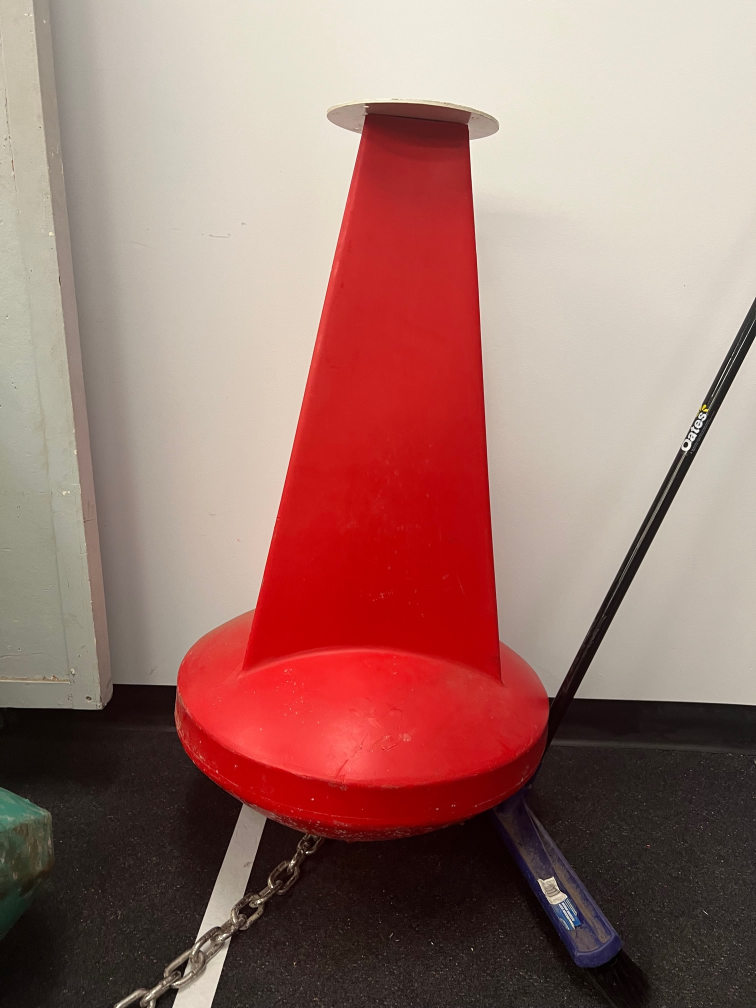
#> input picture DistanceEstimation/Pictures/red_buoy.jpg, 1512 x 2016 px (shown at 1/2 size)
$ python colouredBuoysDistanceEstimation.py
#> lines starting #> are read from the running program, lines starting #| are printed output that depends on the picture; after the words box and inside, x2 and y2 are one past the last pixel; in counts of white or black regions, pixels touching at a corner belong together; long printed decimals are rounded
import cv2
import numpy as np

cap = cv2.VideoCapture(0)


red_lower_range = np.array([136, 87, 111], np.uint8)
red_upper_range = np.array([180, 255, 255], np.uint8)

# Known distance of buoy from the camera
buoy_known_distance = 30.0
# Known width of physical buoy
buoy_known_width = 11.0

def focal_length_formula(object_known_distance, object_physical_width, object_pixel_width):

    focal_length = (object_known_distance * object_pixel_width) / object_physical_width

    return focal_length

# Function for Tracking the object with the help of colour
def object_data(img, lower_range, upper_range, r, g, b):
    obj_width = 0
    # Convert the image/frame(s) from BGR (RGB colour space) into HSV (hue, saturation, value)
    hsv = cv2.cvtColor(img, cv2.COLOR_BGR2HSV)
    # Defines the lower and upper range of a selected colour into HSV
    # Creates a mask for a selected colour to be detected and highlighted
    mask = cv2.inRange(hsv, lower_range, upper_range)

    _, mask1 = cv2.threshold(mask, 254, 255, cv2.THRESH_BINARY)

    # Create a contour to make the specified coloured area more identifiable and distinguishable
    contours, _ = cv2.findContours(mask1, cv2.RETR_EXTERNAL, cv2.CHAIN_APPROX_NONE)

    for contour in contours:
        # Constructing the size of boxes to be drawn around the detected white area
        x = 600
        if cv2.contourArea(contour) > x:
            x, y, w, h = cv2.boundingRect(contour)
            cv2.rectangle(img, (x, y), (x + w, y + h), (r, g, b, 2))
            obj_width = w

    return obj_width

def distance_formula(focal_length, object_physical_width, object_width_in_pixels):

    distance = (object_physical_width * focal_length) / object_width_in_pixels

    return distance


red_buoy_image = cv2.imread("Pictures/red_buoy.jpg")
#> red_buoy_image is the input picture: shape (2016, 1512, 3); mean B, G, R 110.1, 117.2, 158.2
red_buoy_obj_width = object_data(red_buoy_image, red_lower_range, red_upper_range, 0, 0, 255)
#> in object_data, `hsv = cv2.cvtColor(img, cv2.COLOR_BGR2HSV)`: hsv: shape (2016, 1512, 3); mean H, S, V 26.9, 84, 158.3
#> in object_data, `mask = cv2.inRange(hsv, lower_range, upper_range)`:
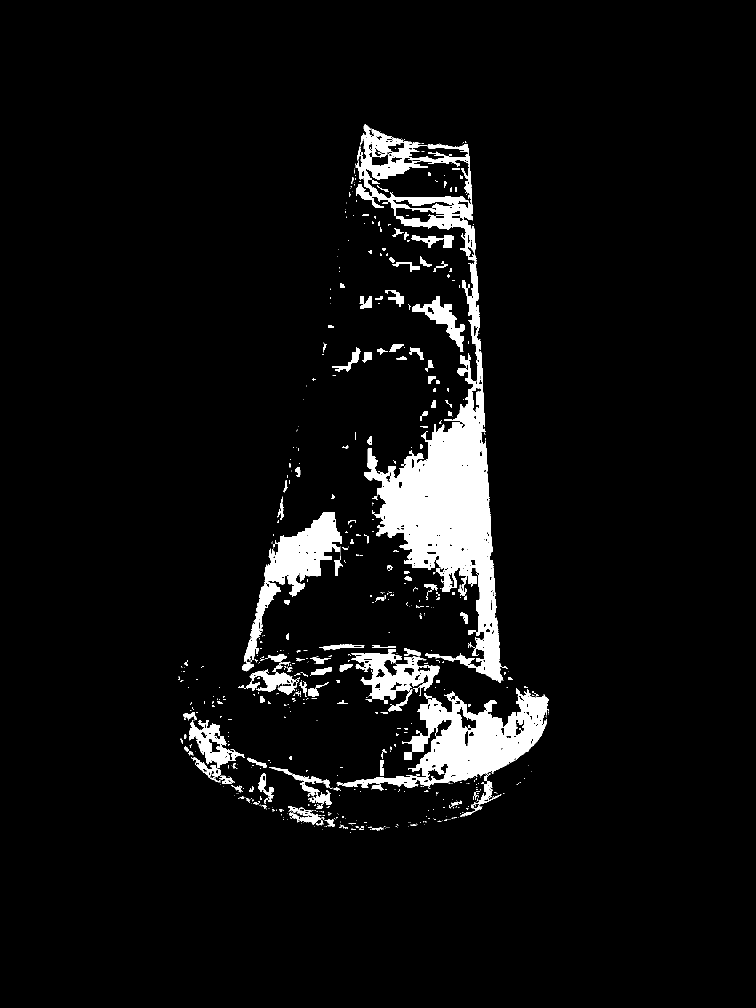
#> mask: shape (2016, 1512) (shown at 1/2 size); 5.8% white; 674 white regions (518 under 20 px)
#> in object_data, `contours, _ = cv2.findContours(mask1, cv2.RETR_EXTERNAL, cv2.CHAIN_APP..`: contours = 665 contours, 544 with area under 20; largest, box (x1, y1, x2, y2) and area: (710, 249, 1016, 1366) 92810, (684, 1376, 1097, 1634) 34426, (484, 1024, 684, 1343) 15652, (702, 1306, 880, 1408) 8730, (379, 1440, 490, 1568) 5133
#> the loop in object_data, `for contour in contours:` made 665 passes
#> (x, y, w, h, obj_width) on passes 124, 233, 271, 327, 357, 402, 519, 575, 588, 612, 665: (576, 1612, 67, 38, 67), (538, 1534, 126, 76, 126), (379, 1440, 111, 128, 111), (684, 1376, 413, 258, 413), (489, 1339, 109, 51, 109), (702, 1306, 178, 102, 178), (484, 1024, 200, 319, 200), (664, 694, 58, 50, 58), (824, 592, 106, 112, 106), (822, 470, 86, 26, 86), (710, 249, 306, 1117, 306)
#> (contour, x) on passes 1, 2, 3, 5, 7, 8: ([[700, 1664], [701, 1664]], 600), ([[767, 1658]], 600), ([[740, 1658], [741, 1658], [742, 1658], [741, 1658]], 600), ([[645, 1658]], 600), ([[771, 1656]], 600), ([[727, 1656]], 600)
#> after the loop in object_data, `for contour in contours:`:
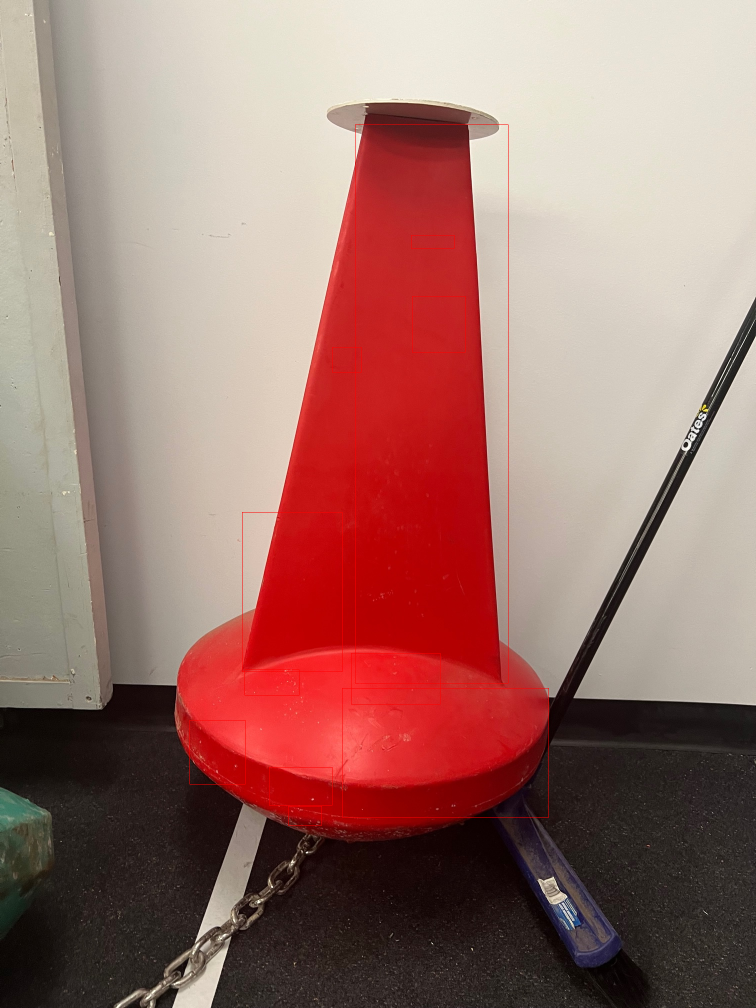
#> img: shape (2016, 1512, 3) (shown at 1/2 size); 0.26% of pixels changed, all inside (x1, y1, x2, y2) = (379, 249, 1098, 1651)
#> after the loop in object_data, `for contour in contours:`: h = 1117; obj_width = 306; y = 249
#> red_buoy_obj_width = 306
red_buoy_focal_length = focal_length_formula(buoy_known_distance, buoy_known_width, red_buoy_obj_width)
#> in focal_length_formula, `focal_length = (object_known_distance * object_pixel_width) / object_p..`: focal_length = 834.5
#> red_buoy_focal_length = 834.5
cv2.imshow("Red_BUOY", red_buoy_image)

print(red_buoy_focal_length)
#| 834.545

while True:
    ret, frame = cap.read()
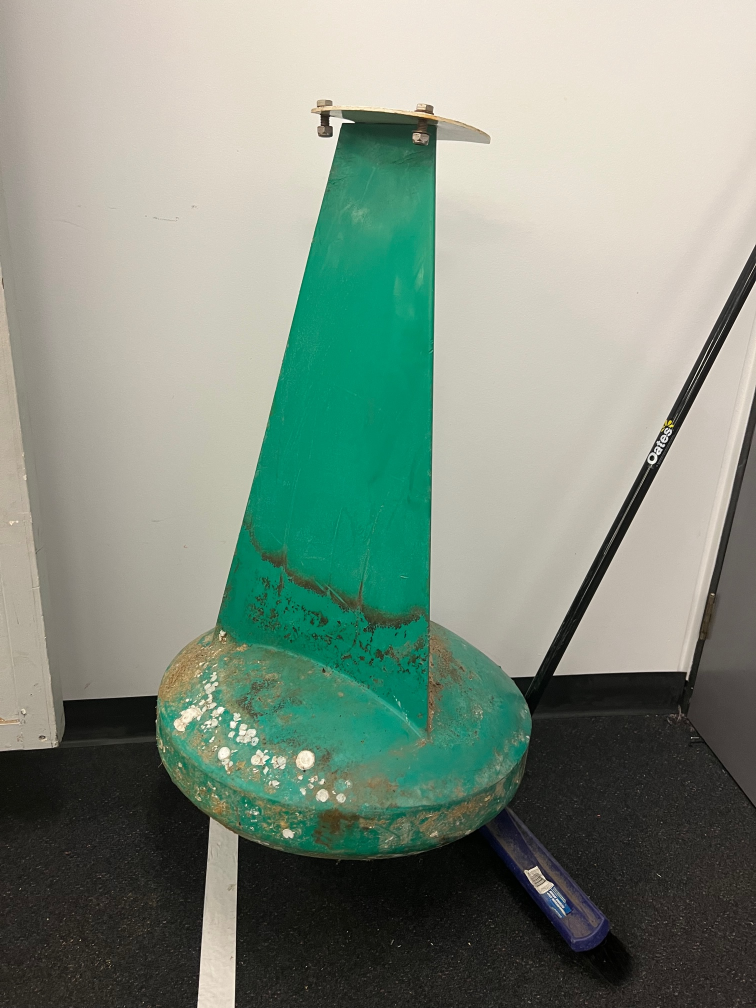
#> input picture DistanceEstimation/Pictures/green_buoy.jpg, 1512 x 2016 px, given in place of the camera (shown at 1/2 size)
#> frame is the input picture: shape (2016, 1512, 3); mean B, G, R 128.8, 142.6, 128.5
    obj_width_in_frame = object_data(frame, red_lower_range, red_upper_range, 0, 0, 255)
#> in object_data (call 2), `hsv = cv2.cvtColor(img, cv2.COLOR_BGR2HSV)`: hsv: shape (2016, 1512, 3); mean H, S, V 33.8, 58.4, 146.4
#> in object_data (call 2), `mask = cv2.inRange(hsv, lower_range, upper_range)`: mask: shape (2016, 1512); every value is 0
#> obj_width_in_frame = 0
    if obj_width_in_frame != 0:
        Distance = distance_formula(red_buoy_focal_length, buoy_known_width, red_buoy_obj_width)
        cv2.putText(frame, f"Distance: {round(Distance, 2)} CM", (30, 35), cv2.FONT_HERSHEY_COMPLEX, 0.6, (255, 0, 0),
                    2)

    cv2.imshow("FRAME", frame)
    if cv2.waitKey(1) & 0xFF == ord('q'):
#> (key q is pressed here)
        break

cap.release()
cv2.destroyAllWindows()
